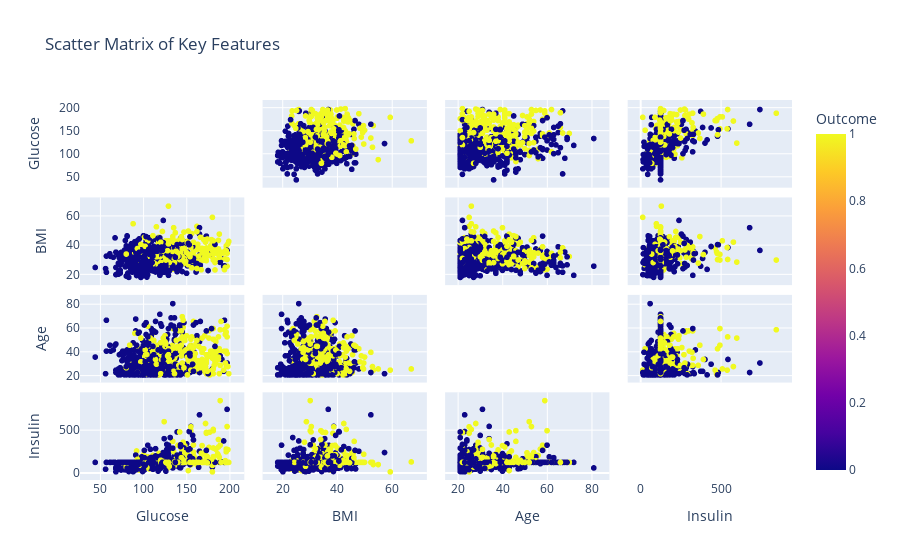

Write notebook code for a chart like this one.
### Code cell
fig = px.scatter_matrix(df,
                        dimensions=["Glucose", "BMI", "Age", "Insulin"],
                        color="Outcome",
                        title="Scatter Matrix of Key Features")
fig.update_traces(diagonal_visible=False)
fig.show()

### Figure 1 — Plotly figure (JSON) as saved in the notebook; plotly's stock layout.template omitted (floating-point values rounded to 4 significant figures; data arrays with more than 128 entries replaced by an {"elided": "..."} marker saying what was removed)
{"data": [{"diagonal": {"visible": false}, "dimensions": [{"axis": {"matches": true}, "label": "Glucose", "values": {"elided": "768 float values"}}, {"axis": {"matches": true}, "label": "BMI", "values": {"elided": "768 float values"}}, {"axis": {"matches": true}, "label": "Age", "values": {"elided": "768 int values"}}, {"axis": {"matches": true}, "label": "Insulin", "values": {"elided": "768 float values"}}], "hovertemplate": "%{xaxis.title.text}=%{x}<br>%{yaxis.title.text}=%{y}<br>Outcome=%{marker.color}<extra></extra>", "legendgroup": "", "marker": {"color": {"elided": "768 int values"}, "coloraxis": "coloraxis", "symbol": "circle"}, "name": "", "showlegend": false, "type": "splom"}], "layout": {"coloraxis": {"colorbar": {"title": {"text": "Outcome"}}, "colorscale": [[0, "#0d0887"], [0.1111, "#46039f"], [0.2222, "#7201a8"], [0.3333, "#9c179e"], [0.4444, "#bd3786"], [0.5556, "#d8576b"], [0.6667, "#ed7953"], [0.7778, "#fb9f3a"], [0.8889, "#fdca26"], [1, "#f0f921"]]}, "dragmode": "select", "legend": {"tracegroupgap": 0}, "title": {"text": "Scatter Matrix of Key Features"}}}
